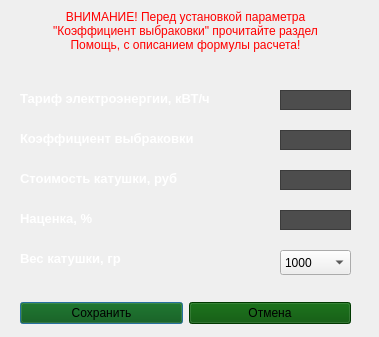
<?xml version="1.0" encoding="UTF-8"?>
<ui version="4.0">
 <class>Dialog</class>
 <widget class="QDialog" name="Dialog">
  <property name="geometry">
   <rect>
    <x>0</x>
    <y>0</y>
    <width>379</width>
    <height>337</height>
   </rect>
  </property>
  <property name="windowTitle">
   <string>Настройки</string>
  </property>
  <property name="windowIcon">
   <iconset>
    <normaloff>img/logo-1.png</normaloff>img/logo-1.png</iconset>
  </property>
  <widget class="QPlainTextEdit" name="input_tarif">
   <property name="geometry">
    <rect>
     <x>280</x>
     <y>90</y>
     <width>71</width>
     <height>20</height>
    </rect>
   </property>
   <property name="sizePolicy">
    <sizepolicy hsizetype="Fixed" vsizetype="Fixed">
     <horstretch>0</horstretch>
     <verstretch>0</verstretch>
    </sizepolicy>
   </property>
   <property name="font">
    <font>
     <pointsize>10</pointsize>
     <bold>true</bold>
     <stylestrategy>PreferAntialias</stylestrategy>
    </font>
   </property>
   <property name="acceptDrops">
    <bool>false</bool>
   </property>
   <property name="toolTipDuration">
    <number>0</number>
   </property>
   <property name="whatsThis">
    <string/>
   </property>
   <property name="autoFillBackground">
    <bool>false</bool>
   </property>
   <property name="styleSheet">
    <string notr="true">background-color: rgb(77, 77, 77);</string>
   </property>
   <property name="inputMethodHints">
    <set>Qt::ImhDigitsOnly</set>
   </property>
   <property name="lineWidth">
    <number>0</number>
   </property>
   <property name="verticalScrollBarPolicy">
    <enum>Qt::ScrollBarAlwaysOff</enum>
   </property>
   <property name="horizontalScrollBarPolicy">
    <enum>Qt::ScrollBarAsNeeded</enum>
   </property>
   <property name="undoRedoEnabled">
    <bool>false</bool>
   </property>
   <property name="lineWrapMode">
    <enum>QPlainTextEdit::NoWrap</enum>
   </property>
   <property name="plainText">
    <string notr="true"/>
   </property>
   <property name="tabStopDistance">
    <double>80.000000000000000</double>
   </property>
   <property name="maximumBlockCount">
    <number>3</number>
   </property>
   <property name="centerOnScroll">
    <bool>false</bool>
   </property>
   <property name="placeholderText">
    <string notr="true">0</string>
   </property>
  </widget>
  <widget class="QLabel" name="Tarif">
   <property name="geometry">
    <rect>
     <x>20</x>
     <y>90</y>
     <width>221</width>
     <height>17</height>
    </rect>
   </property>
   <property name="font">
    <font>
     <pointsize>10</pointsize>
     <bold>true</bold>
    </font>
   </property>
   <property name="styleSheet">
    <string notr="true">color: rgb(255, 255, 255);</string>
   </property>
   <property name="text">
    <string>Тариф электроэнергии, кВТ/ч</string>
   </property>
  </widget>
  <widget class="QPlainTextEdit" name="input_q_trash">
   <property name="geometry">
    <rect>
     <x>280</x>
     <y>130</y>
     <width>71</width>
     <height>20</height>
    </rect>
   </property>
   <property name="sizePolicy">
    <sizepolicy hsizetype="Fixed" vsizetype="Fixed">
     <horstretch>0</horstretch>
     <verstretch>0</verstretch>
    </sizepolicy>
   </property>
   <property name="font">
    <font>
     <pointsize>10</pointsize>
     <bold>true</bold>
     <stylestrategy>PreferAntialias</stylestrategy>
    </font>
   </property>
   <property name="acceptDrops">
    <bool>false</bool>
   </property>
   <property name="toolTipDuration">
    <number>0</number>
   </property>
   <property name="whatsThis">
    <string/>
   </property>
   <property name="autoFillBackground">
    <bool>false</bool>
   </property>
   <property name="styleSheet">
    <string notr="true">background-color: rgb(77, 77, 77);</string>
   </property>
   <property name="inputMethodHints">
    <set>Qt::ImhDigitsOnly</set>
   </property>
   <property name="lineWidth">
    <number>0</number>
   </property>
   <property name="verticalScrollBarPolicy">
    <enum>Qt::ScrollBarAlwaysOff</enum>
   </property>
   <property name="horizontalScrollBarPolicy">
    <enum>Qt::ScrollBarAsNeeded</enum>
   </property>
   <property name="undoRedoEnabled">
    <bool>false</bool>
   </property>
   <property name="lineWrapMode">
    <enum>QPlainTextEdit::NoWrap</enum>
   </property>
   <property name="plainText">
    <string notr="true"/>
   </property>
   <property name="tabStopDistance">
    <double>80.000000000000000</double>
   </property>
   <property name="maximumBlockCount">
    <number>3</number>
   </property>
   <property name="centerOnScroll">
    <bool>false</bool>
   </property>
   <property name="placeholderText">
    <string notr="true">0</string>
   </property>
  </widget>
  <widget class="QLabel" name="Q_trash">
   <property name="geometry">
    <rect>
     <x>20</x>
     <y>130</y>
     <width>201</width>
     <height>17</height>
    </rect>
   </property>
   <property name="font">
    <font>
     <pointsize>10</pointsize>
     <bold>true</bold>
    </font>
   </property>
   <property name="styleSheet">
    <string notr="true">color: rgb(255, 255, 255);</string>
   </property>
   <property name="text">
    <string>Коэффициент выбраковки</string>
   </property>
  </widget>
  <widget class="QPlainTextEdit" name="input_price_pastik">
   <property name="geometry">
    <rect>
     <x>280</x>
     <y>170</y>
     <width>71</width>
     <height>20</height>
    </rect>
   </property>
   <property name="sizePolicy">
    <sizepolicy hsizetype="Fixed" vsizetype="Fixed">
     <horstretch>0</horstretch>
     <verstretch>0</verstretch>
    </sizepolicy>
   </property>
   <property name="font">
    <font>
     <pointsize>10</pointsize>
     <bold>true</bold>
     <stylestrategy>PreferAntialias</stylestrategy>
    </font>
   </property>
   <property name="acceptDrops">
    <bool>false</bool>
   </property>
   <property name="toolTipDuration">
    <number>0</number>
   </property>
   <property name="whatsThis">
    <string/>
   </property>
   <property name="autoFillBackground">
    <bool>false</bool>
   </property>
   <property name="styleSheet">
    <string notr="true">background-color: rgb(77, 77, 77);</string>
   </property>
   <property name="inputMethodHints">
    <set>Qt::ImhDigitsOnly</set>
   </property>
   <property name="lineWidth">
    <number>0</number>
   </property>
   <property name="verticalScrollBarPolicy">
    <enum>Qt::ScrollBarAlwaysOff</enum>
   </property>
   <property name="horizontalScrollBarPolicy">
    <enum>Qt::ScrollBarAsNeeded</enum>
   </property>
   <property name="undoRedoEnabled">
    <bool>false</bool>
   </property>
   <property name="lineWrapMode">
    <enum>QPlainTextEdit::NoWrap</enum>
   </property>
   <property name="plainText">
    <string notr="true"/>
   </property>
   <property name="tabStopDistance">
    <double>80.000000000000000</double>
   </property>
   <property name="maximumBlockCount">
    <number>3</number>
   </property>
   <property name="centerOnScroll">
    <bool>false</bool>
   </property>
   <property name="placeholderText">
    <string notr="true">0</string>
   </property>
  </widget>
  <widget class="QLabel" name="Price_plastik">
   <property name="geometry">
    <rect>
     <x>20</x>
     <y>170</y>
     <width>181</width>
     <height>17</height>
    </rect>
   </property>
   <property name="font">
    <font>
     <pointsize>10</pointsize>
     <bold>true</bold>
    </font>
   </property>
   <property name="styleSheet">
    <string notr="true">color: rgb(255, 255, 255);</string>
   </property>
   <property name="text">
    <string>Стоимость катушки, руб</string>
   </property>
  </widget>
  <widget class="QPlainTextEdit" name="input_overprice">
   <property name="geometry">
    <rect>
     <x>280</x>
     <y>210</y>
     <width>71</width>
     <height>20</height>
    </rect>
   </property>
   <property name="sizePolicy">
    <sizepolicy hsizetype="Fixed" vsizetype="Fixed">
     <horstretch>0</horstretch>
     <verstretch>0</verstretch>
    </sizepolicy>
   </property>
   <property name="font">
    <font>
     <pointsize>10</pointsize>
     <bold>true</bold>
     <stylestrategy>PreferAntialias</stylestrategy>
    </font>
   </property>
   <property name="acceptDrops">
    <bool>false</bool>
   </property>
   <property name="toolTipDuration">
    <number>0</number>
   </property>
   <property name="whatsThis">
    <string/>
   </property>
   <property name="autoFillBackground">
    <bool>false</bool>
   </property>
   <property name="styleSheet">
    <string notr="true">background-color: rgb(77, 77, 77);</string>
   </property>
   <property name="inputMethodHints">
    <set>Qt::ImhDigitsOnly</set>
   </property>
   <property name="lineWidth">
    <number>0</number>
   </property>
   <property name="verticalScrollBarPolicy">
    <enum>Qt::ScrollBarAlwaysOff</enum>
   </property>
   <property name="horizontalScrollBarPolicy">
    <enum>Qt::ScrollBarAsNeeded</enum>
   </property>
   <property name="undoRedoEnabled">
    <bool>false</bool>
   </property>
   <property name="lineWrapMode">
    <enum>QPlainTextEdit::NoWrap</enum>
   </property>
   <property name="plainText">
    <string notr="true"/>
   </property>
   <property name="tabStopDistance">
    <double>80.000000000000000</double>
   </property>
   <property name="maximumBlockCount">
    <number>3</number>
   </property>
   <property name="centerOnScroll">
    <bool>false</bool>
   </property>
   <property name="placeholderText">
    <string notr="true">0</string>
   </property>
  </widget>
  <widget class="QLabel" name="Over_price">
   <property name="geometry">
    <rect>
     <x>20</x>
     <y>210</y>
     <width>181</width>
     <height>17</height>
    </rect>
   </property>
   <property name="font">
    <font>
     <pointsize>10</pointsize>
     <bold>true</bold>
    </font>
   </property>
   <property name="styleSheet">
    <string notr="true">color: rgb(255, 255, 255);</string>
   </property>
   <property name="text">
    <string>Наценка, %</string>
   </property>
  </widget>
  <widget class="QLabel" name="weight_plastik">
   <property name="geometry">
    <rect>
     <x>20</x>
     <y>250</y>
     <width>181</width>
     <height>17</height>
    </rect>
   </property>
   <property name="font">
    <font>
     <pointsize>10</pointsize>
     <bold>true</bold>
    </font>
   </property>
   <property name="styleSheet">
    <string notr="true">color: rgb(255, 255, 255);</string>
   </property>
   <property name="text">
    <string>Вес катушки, гр</string>
   </property>
  </widget>
  <widget class="QComboBox" name="plastik_menu">
   <property name="geometry">
    <rect>
     <x>280</x>
     <y>250</y>
     <width>71</width>
     <height>25</height>
    </rect>
   </property>
   <property name="acceptDrops">
    <bool>true</bool>
   </property>
   <property name="toolTipDuration">
    <number>-1</number>
   </property>
   <property name="styleSheet">
    <string notr="true">alternate-background-color: rgb(77, 77, 77);</string>
   </property>
   <property name="currentText">
    <string>1000</string>
   </property>
   <property name="currentIndex">
    <number>2</number>
   </property>
   <property name="insertPolicy">
    <enum>QComboBox::NoInsert</enum>
   </property>
   <property name="placeholderText">
    <string/>
   </property>
   <item>
    <property name="text">
     <string>5000</string>
    </property>
   </item>
   <item>
    <property name="text">
     <string>2500</string>
    </property>
   </item>
   <item>
    <property name="text">
     <string>1000</string>
    </property>
   </item>
   <item>
    <property name="text">
     <string>750</string>
    </property>
   </item>
   <item>
    <property name="text">
     <string>500</string>
    </property>
   </item>
   <item>
    <property name="text">
     <string>250</string>
    </property>
   </item>
  </widget>
  <widget class="QLabel" name="warning_text">
   <property name="geometry">
    <rect>
     <x>30</x>
     <y>10</y>
     <width>311</width>
     <height>51</height>
    </rect>
   </property>
   <property name="styleSheet">
    <string notr="true">color: rgb(255, 0, 0);</string>
   </property>
   <property name="text">
    <string>ВНИМАНИЕ! Перед установкой параметра &quot;Коэффициент выбраковки&quot; прочитайте раздел Помощь, с описанием формулы расчета!</string>
   </property>
   <property name="alignment">
    <set>Qt::AlignHCenter|Qt::AlignTop</set>
   </property>
   <property name="wordWrap">
    <bool>true</bool>
   </property>
  </widget>
  <widget class="QWidget" name="layoutWidget">
   <property name="geometry">
    <rect>
     <x>20</x>
     <y>300</y>
     <width>331</width>
     <height>27</height>
    </rect>
   </property>
   <layout class="QHBoxLayout" name="horizontalLayout">
    <item>
     <widget class="QPushButton" name="save">
      <property name="styleSheet">
       <string notr="true">background-color: rgb(0, 80, 0);</string>
      </property>
      <property name="text">
       <string>Сохранить</string>
      </property>
     </widget>
    </item>
    <item>
     <widget class="QPushButton" name="exit">
      <property name="styleSheet">
       <string notr="true">background-color: rgb(0, 80, 0);</string>
      </property>
      <property name="text">
       <string>Отмена</string>
      </property>
     </widget>
    </item>
   </layout>
  </widget>
 </widget>
 <resources/>
 <connections/>
</ui>
